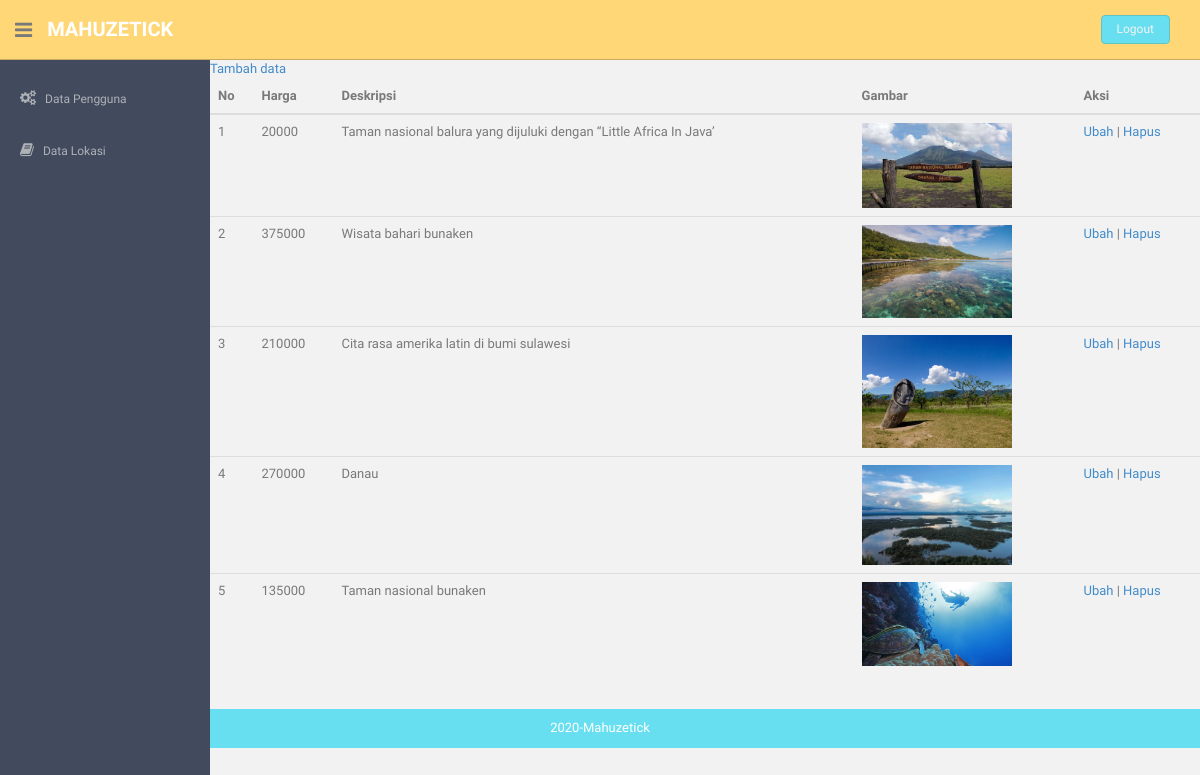
The page /admin/lokasi.php on the database its author committed.
### tables this page shows
CREATE TABLE `lokasi` (
  `id_lokasi` int(10) NOT NULL,
  `gambar` varchar(200) NOT NULL,
  `harga` varchar(200) NOT NULL,
  `deskripsi` text NOT NULL
);

### admin/lokasi.php (the view, shortened to what this page needs)
<!DOCTYPE html>
<html lang="en">
  <head>
    <link href="assets/css/bootstrap.css" rel="stylesheet">
    <link href="assets/font-awesome/css/font-awesome.css" rel="stylesheet" />
    <link rel="stylesheet" type="text/css" href="assets/css/zabuto_calendar.css">
    <link rel="stylesheet" type="text/css" href="assets/js/gritter/css/jquery.gritter.css" />
    <link rel="stylesheet" type="text/css" href="assets/lineicons/style.css">
    <link href="assets/css/style.css" rel="stylesheet">
    <link href="assets/css/style-responsive.css" rel="stylesheet">
    <link rel="stylesheet" href="https://cdnjs.cloudflare.com/ajax/libs/fancybox/3.5.7/jquery.fancybox.min.css"/>
  </head>
  <body>
  <section id="container" >
      <header class="header black-bg">
              <div class="sidebar-toggle-box">
                  <div class="fa fa-bars tooltips" data-placement="right" data-original-title="Toggle Navigation"></div>
              </div>
            <a href="lokasi.php" class="logo"><b>Mahuzetick</b></a>
            <div class="top-menu">
            	<ul class="nav pull-right top-menu">
                    <li><a class="logout" href="login.html">Logout</a></li>
            	</ul>
            </div>
        </header>
      <aside>
          <div id="sidebar"  class="nav-collapse ">
              <ul class="sidebar-menu" id="nav-accordion">
                  <li class="sub-menu">
                      <a href="pengguna.php" >
                          <i class="fa fa-cogs"></i>
                          <span>Data Pengguna</span>
                      </a>
                  </li>
                <li class="sub-menu">
                      <a href="lokasi.php" >
                          <i class="fa fa-book"></i>
                          <span>Data Lokasi</span>
                      </a>
                </li>
                </ul>
          </div>
      </aside>
      <section id="main-content">
          <section class="wrapper">
              <div class="row">
                <a href="tambah_lokasi.php">Tambah data</a>
                <table class="table">
                    <thead>
                        <tr>
                            <th>No</th>
                            <th>Harga</th>
                            <th>Deskripsi</th>
                            <th>Gambar</th>
                            <th>Aksi</th>
                        </tr>
                    </thead>
                    <tbody>
                    <?php
                        include "../koneksi.php";
                        $no=1;
                        $sql = mysqli_query($koneksi,"SELECT * FROM lokasi");
                        while ($data = mysqli_fetch_array($sql)) {
                    ?>
                        <tr>
                            <td><?= $no++ ?></td>
                            <td><?= $data['harga'] ?></td>
                            <td><?= $data['deskripsi'] ?></td>
                            <td>
                                <a id="fnc" href="upload/<?= $data['gambar'] ?>">
                                    <img width="150" src="upload/<?= $data['gambar'] ?>" alt="">
                                </a>
                            </td>
                            <td>
                                <a href="ubah_lokasi.php?id_lokasi=<?= $data['id_lokasi'] ?>">Ubah</a> |
                                <a href="hapus_lokasi.php?id_lokasi=<?= $data['id_lokasi'] ?>">Hapus</a>
                            </td>
                        </tr>
                    <?php } ?>
                    </tbody>
                </table>
              </div>
          </section>
      </section>
      <footer class="site-footer">
          <div class="text-center">
              2020-Mahuzetick
          </div>
      </footer>
  </section>
  </body>
</html>

### admin/assets/css/style.css (style rules this page uses)
body { color: #797979; background: #f2f2f2; font-family: 'Ruda', sans-serif; padding: 0px !important; margin: 0px !important; font-size:13px; }
ul li { list-style: none; }
a, a:hover, a:focus { text-decoration: none; outline: none; }
#container { width: 100%; height: 100%; }
ul.top-menu > li > .logout { color: #f2f2f2; font-size: 12px; border-radius: 4px; -webkit-border-radius: 4px; border: 1px solid #64c3c2 !important; padding: 5px 15px; margin-right: 15px; background: #68dff0; margin-top: 15px; }
#sidebar { width: 210px; height: 100%; position: fixed; background: #424a5d; }
#sidebar ul li { position: relative; }
ul.sidebar-menu , ul.sidebar-menu li ul.sub { margin: -2px 0 0; padding: 0; }
ul.sidebar-menu { margin-top: 75px; }
ul.sidebar-menu li { margin-bottom: 5px; margin-left:10px; margin-right:10px; }
ul.sidebar-menu li.sub-menu { line-height: 15px; }
ul.sidebar-menu li a span { display: inline-block; }
ul.sidebar-menu li a { color: #aeb2b7; text-decoration: none; display: block; padding: 15px 0 15px 10px; font-size: 12px; outline: none; -webkit-transition: all 0.3s ease; -moz-transition: all 0.3s ease; -o-transition: all 0.3s ease; -ms-transition: all 0.3s ease; transition: all 0.3s ease; }
ul.sidebar-menu li a i { font-size: 15px; padding-right: 6px; }
#main-content { margin-left: 210px; }
.header, .footer { min-height: 60px; padding: 0 15px; }
.header { position: fixed; left: 0; right: 0; z-index: 1002; }
.black-bg { background: #ffd777; border-bottom: 1px solid #c9aa5f; }
.wrapper { display: inline-block; margin-top: 60px; padding-left: 15px; padding-right: 15px; padding-bottom: 15px; padding-top: 0px; width: 100%; }
a.logo { font-size: 20px; color: #ffffff; float: left; margin-top: 15px; text-transform: uppercase; }
a.logo b { font-weight: 900; }
#top_menu .nav > li, ul.top-menu > li { float: left; }
ul.top-menu > li > a { color: #666666; font-size: 16px; border-radius: 4px; -webkit-border-radius: 4px; border:1px solid #666666 !important; padding: 2px 6px; margin-right: 15px; }
.sidebar-toggle-box { float: left; padding-right: 15px; margin-top: 20px; }
.sidebar-toggle-box .fa-bars { cursor: pointer; display: inline-block; font-size: 20px; }
.site-footer { background: #68dff0; color: #fff; padding: 10px 0; }

### rows shown on the page
lokasi: harga "20000", deskripsi "Taman nasional balura yang dijuluki dengan “Little Africa In Java’", gambar (picture)
lokasi: harga "375000", deskripsi "Wisata bahari bunaken", gambar (picture)
lokasi: harga "210000", deskripsi "Cita rasa amerika latin di bumi sulawesi", gambar (picture)
lokasi: harga "270000", deskripsi "Danau", gambar (picture)
lokasi: harga "135000", deskripsi "Taman nasional bunaken", gambar (picture)
